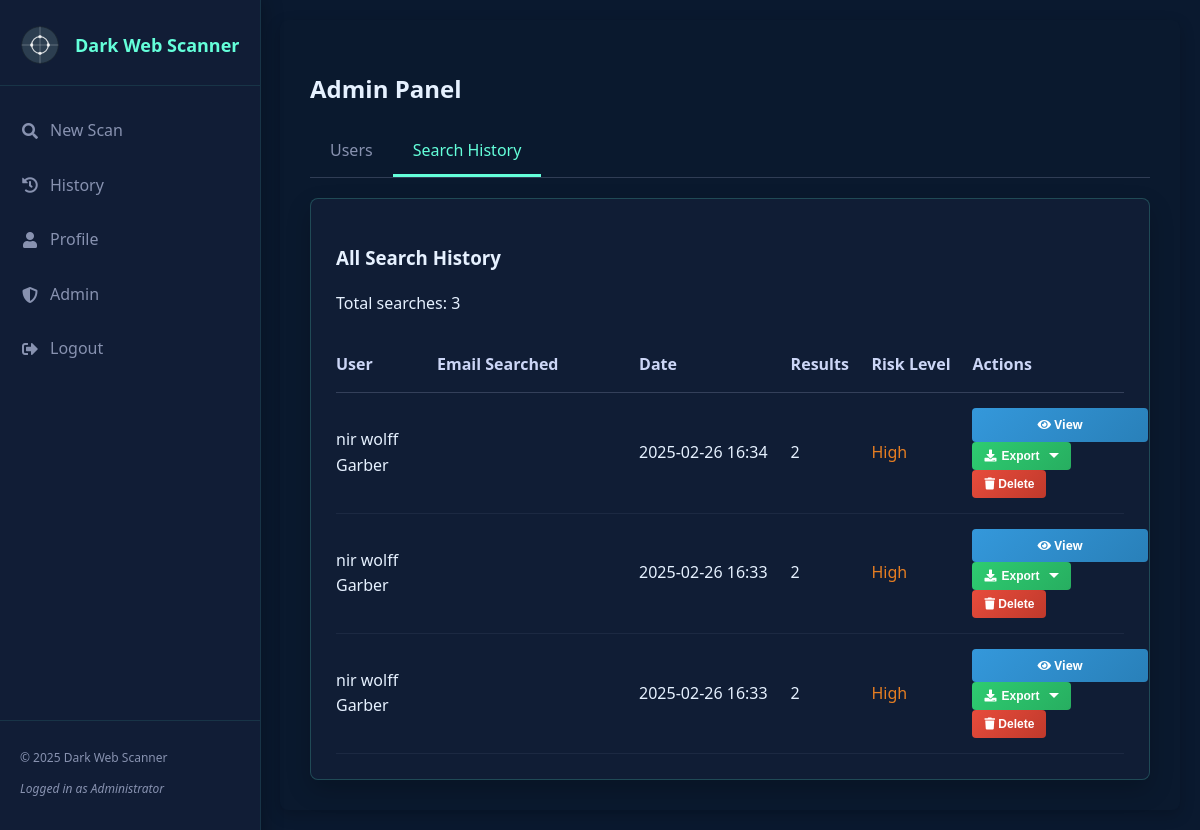
Page /admin/history (signed in) on the earlier database version.
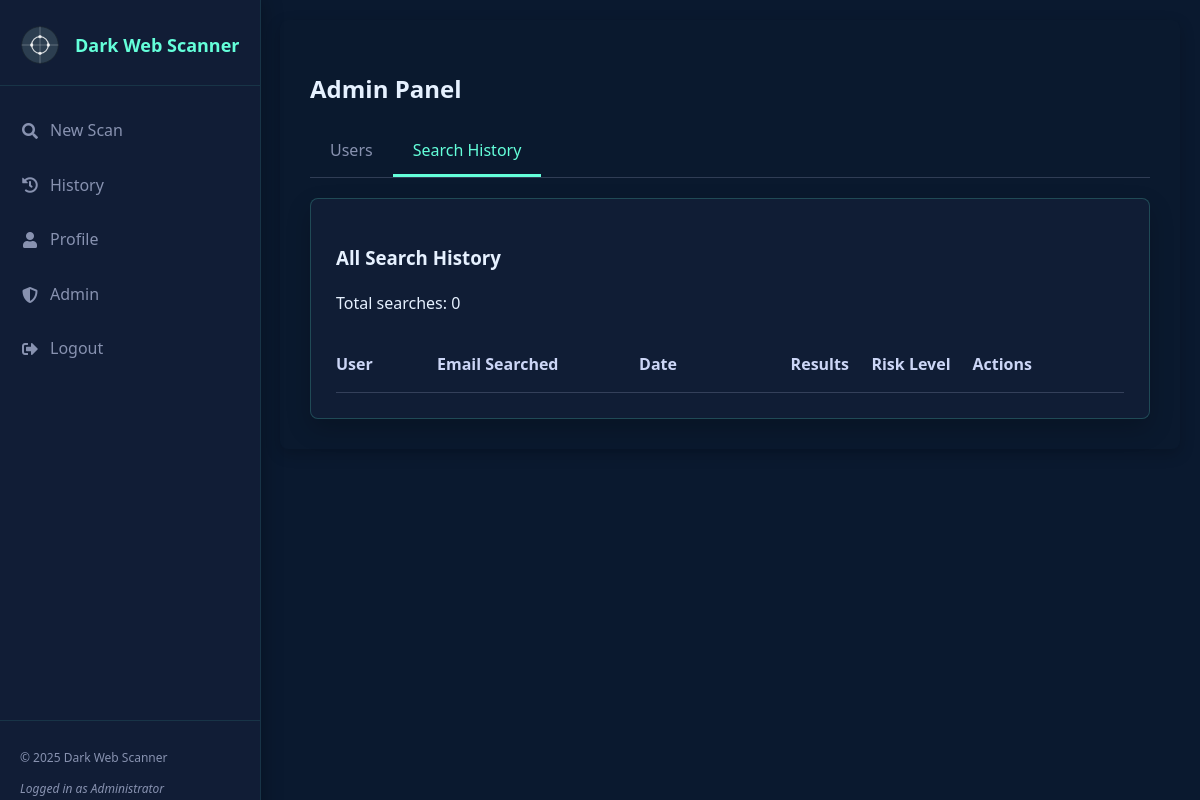
Same page on the later database version.
### models.py (models this page shows, shortened)
class SearchHistory(db.Model):
    __tablename__ = 'search_history'
    id = db.Column(db.Integer, primary_key=True)
    user_id = db.Column(db.Integer, db.ForeignKey('users.id'), nullable=False)
    search_query = db.Column(db.String(100), nullable=False)
    search_type = db.Column(db.String(20), default='email', nullable=False)
    timestamp = db.Column(db.DateTime, default=datetime.utcnow)
    result_count = db.Column(db.Integer, default=0)
    risk_level = db.Column(db.String(20), default='low')
    results_json = db.Column(db.Text, nullable=True)
    search_duration = db.Column(db.Float, default=0.0)  # in seconds

class User(UserMixin, db.Model):
    __tablename__ = 'users'
    id = db.Column(db.Integer, primary_key=True)
    email = db.Column(db.String(100), unique=True, nullable=False)
    password_hash = db.Column(db.String(200), nullable=True)
    name = db.Column(db.String(100), nullable=True)
    created_at = db.Column(db.DateTime, default=datetime.utcnow)
    is_admin = db.Column(db.Boolean, default=False)
    last_login = db.Column(db.DateTime, nullable=True)
    google_id = db.Column(db.String(100), nullable=True, unique=True)
    profile_pic = db.Column(db.String(200), nullable=True)
    searches = db.relationship('SearchHistory', backref='user', lazy=True)

### history.py (the view)
@history.route('/admin/history')
@login_required
def admin_history():
    if not current_user.is_admin:
        flash('You do not have permission to access this page.')
        return redirect(url_for('index'))
    searches = SearchHistory.query.order_by(desc(SearchHistory.timestamp)).all()
    return render_template('admin_history.html', searches=searches)

### darkweb_search.py (called while the page is built)
@login_manager.user_loader
def load_user(user_id):
    return User.query.get(int(user_id))

### templates/admin_history.html (shortened to what this page needs)
{% extends 'base.html' %}
{% block content %}
<div class="admin-container">
    <h2>Admin Panel</h2>
    <div class="admin-tabs">
        <a href="{{ url_for('auth.admin_panel') }}" class="tab">Users</a>
        <a href="{{ url_for('history.admin_history') }}" class="tab active">Search History</a>
    </div>
    <div class="admin-content">
        <div class="admin-card">
            <h3>All Search History</h3>
            <p>Total searches: {{ searches|length }}</p>
            <div class="history-list">
                <div class="history-header">
                    <div class="history-user">User</div>
                    <div class="history-email">Email Searched</div>
                    <div class="history-date">Date</div>
                    <div class="history-results">Results</div>
                    <div class="history-risk">Risk Level</div>
                    <div class="history-actions">Actions</div>
                </div>
                {% for search in searches %}
                <div class="history-item">
                    <div class="history-user">
                        {{ search.user.name }}
                    </div>
                    <div class="history-date">{{ search.timestamp.strftime('%Y-%m-%d %H:%M') }}</div>
                    <div class="history-results">{{ search.result_count }}</div>
                    <div class="history-risk risk-{{ search.risk_level }}">{{ search.risk_level|title }}</div>
                    <div class="history-actions">
                        <a href="{{ url_for('history.view_search_details', search_id=search.id) }}" class="btn btn-sm btn-view">
                            <i class="fas fa-eye"></i> View
                        </a>
                        <div class="dropdown inline-dropdown">
                            <button class="btn btn-sm btn-export dropdown-toggle">
                                <i class="fas fa-download"></i> Export
                            </button>
                        </div>
                        <form action="{{ url_for('history.delete_search', search_id=search.id) }}" method="POST" class="inline-form">
                            <button type="submit" class="btn btn-sm btn-delete" onclick="return confirm('Are you sure you want to delete this search?')">
                                <i class="fas fa-trash"></i> Delete
                            </button>
                        </form>
                    </div>
                </div>
                {% endfor %}
            </div>
        </div>
    </div>
</div>
{% endblock %}

Differences in the rows shown:
removed SearchHistory: user.name "nir wolff Garber", timestamp "2025-02-26 16:34", result_count "2", risk_level "High"
removed SearchHistory: user.name "nir wolff Garber", timestamp "2025-02-26 16:33", result_count "2", risk_level "High"
removed SearchHistory: user.name "nir wolff Garber", timestamp "2025-02-26 16:33", result_count "2", risk_level "High"
Other differences:
{{ searches|length }}: "3" → "0"
